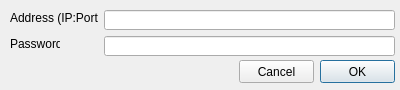
<?xml version="1.0" encoding="UTF-8"?>
<ui version="4.0">
 <class>connectDialog</class>
 <widget class="QDialog" name="connectDialog">
  <property name="windowModality">
   <enum>Qt::WindowModal</enum>
  </property>
  <property name="geometry">
   <rect>
    <x>0</x>
    <y>0</y>
    <width>400</width>
    <height>90</height>
   </rect>
  </property>
  <property name="windowTitle">
   <string>Connect to...</string>
  </property>
  <property name="modal">
   <bool>true</bool>
  </property>
  <widget class="QLabel" name="label_2">
   <property name="geometry">
    <rect>
     <x>10</x>
     <y>36</y>
     <width>50</width>
     <height>16</height>
    </rect>
   </property>
   <property name="text">
    <string>Password:</string>
   </property>
  </widget>
  <widget class="QLineEdit" name="rconAddress">
   <property name="geometry">
    <rect>
     <x>104</x>
     <y>10</y>
     <width>291</width>
     <height>20</height>
    </rect>
   </property>
  </widget>
  <widget class="QLineEdit" name="rconPassword">
   <property name="geometry">
    <rect>
     <x>104</x>
     <y>36</y>
     <width>291</width>
     <height>20</height>
    </rect>
   </property>
   <property name="echoMode">
    <enum>QLineEdit::Password</enum>
   </property>
  </widget>
  <widget class="QLabel" name="label">
   <property name="geometry">
    <rect>
     <x>10</x>
     <y>10</y>
     <width>88</width>
     <height>16</height>
    </rect>
   </property>
   <property name="text">
    <string>Address (IP:Port):</string>
   </property>
  </widget>
  <widget class="QPushButton" name="cancel">
   <property name="geometry">
    <rect>
     <x>239</x>
     <y>60</y>
     <width>75</width>
     <height>23</height>
    </rect>
   </property>
   <property name="text">
    <string>Cancel</string>
   </property>
  </widget>
  <widget class="QPushButton" name="ok">
   <property name="geometry">
    <rect>
     <x>320</x>
     <y>60</y>
     <width>75</width>
     <height>23</height>
    </rect>
   </property>
   <property name="text">
    <string>OK</string>
   </property>
   <property name="default">
    <bool>true</bool>
   </property>
  </widget>
  <zorder></zorder>
  <zorder>horizontalLayoutWidget</zorder>
 </widget>
 <resources/>
 <connections/>
</ui>
